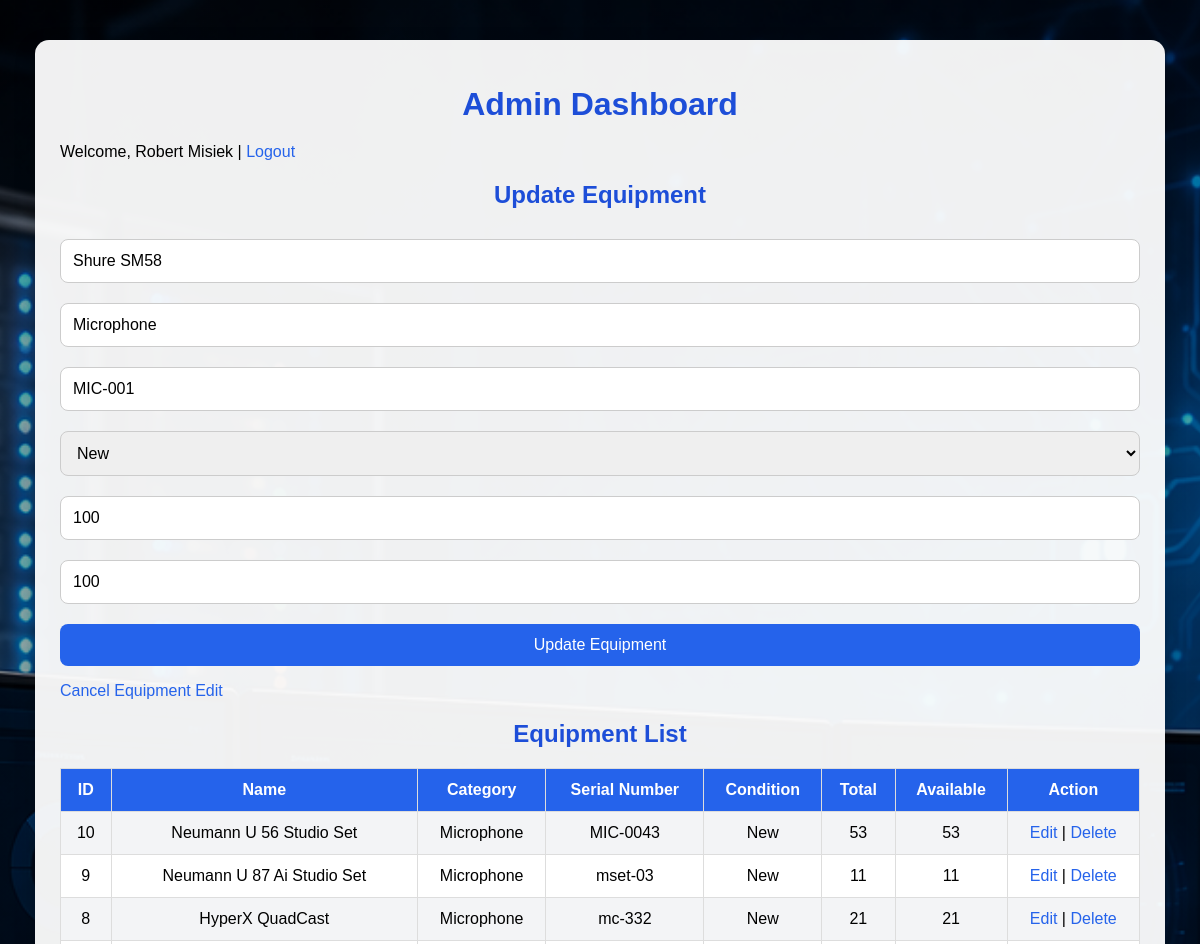
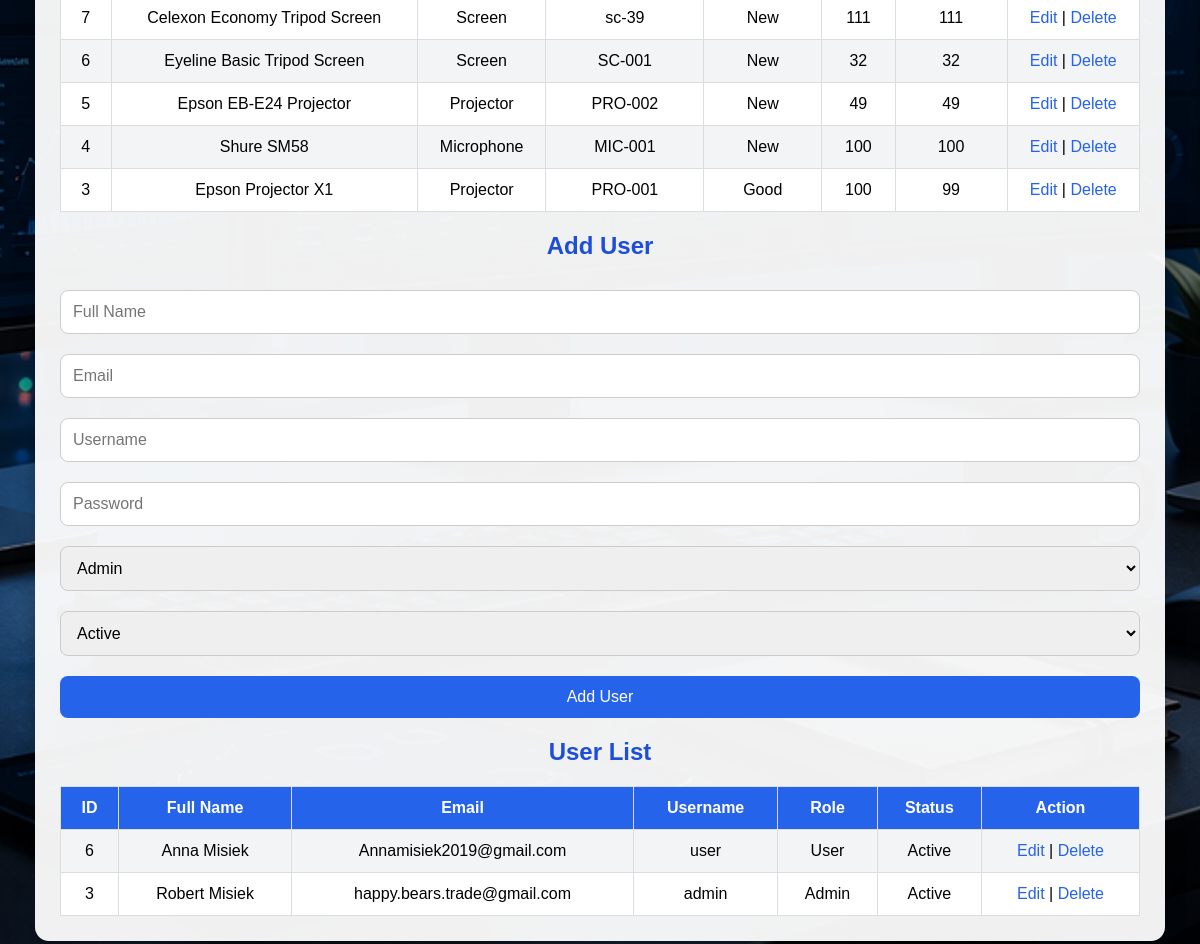
Page /admin_dashboard.php?edit_equipment=4 (signed in) on the committed database (2 pictures, top to bottom).
### tables this page shows
CREATE TABLE `equipment` (
  `equipment_id` int(11) NOT NULL,
  `name` varchar(100) NOT NULL,
  `category` varchar(100) NOT NULL,
  `serial_number` varchar(100) NOT NULL,
  `condition_status` enum('New','Good','Damaged','Needs Service') NOT NULL DEFAULT 'Good',
  `total_quantity` int(11) NOT NULL DEFAULT 1,
  `available_quantity` int(11) NOT NULL DEFAULT 1,
  `created_at` timestamp NOT NULL DEFAULT current_timestamp()
);

CREATE TABLE `users` (
  `user_id` int(11) NOT NULL,
  `full_name` varchar(100) NOT NULL,
  `email` varchar(100) NOT NULL,
  `username` varchar(50) NOT NULL,
  `password` varchar(255) NOT NULL,
  `role` enum('Admin','User') NOT NULL,
  `status` enum('Active','Inactive') NOT NULL DEFAULT 'Active',
  `created_at` timestamp NOT NULL DEFAULT current_timestamp()
);

### admin_dashboard.php (the view, shortened to what this page needs)
<?php
include("config.php");
function escape($value) {
    return htmlspecialchars((string)$value, ENT_QUOTES, 'UTF-8');
}
$edit_equipment = null;
if (isset($_GET['edit_equipment'])) {
    $equipment_id = (int) $_GET['edit_equipment'];
    $result = mysqli_query($conn, "SELECT * FROM equipment WHERE equipment_id = $equipment_id");
    $edit_equipment = mysqli_fetch_assoc($result);
}
$edit_user = null;
$equipment_result = mysqli_query($conn, "SELECT * FROM equipment ORDER BY equipment_id DESC");
$users_result = mysqli_query($conn, "SELECT * FROM users ORDER BY user_id DESC");
?>
<!DOCTYPE html>
<html lang="en">
<head>
    <link rel="stylesheet" href="style.css">
</head>
<body class="admin-page">
<div class="table-container">
    <h1>Admin Dashboard</h1>
    <p>Welcome, <?php echo escape($_SESSION["full_name"]); ?> | <a href="logout.php">Logout</a></p>
    <h2><?php echo $edit_equipment ? "Update Equipment" : "Add Equipment"; ?></h2>
    <form method="POST" action="admin_dashboard.php">
        <input type="text" name="name" placeholder="Equipment Name" required
               value="<?php echo $edit_equipment ? escape($edit_equipment['name']) : ''; ?>">
        <input type="text" name="category" placeholder="Category" required
               value="<?php echo $edit_equipment ? escape($edit_equipment['category']) : ''; ?>">
        <input type="text" name="serial_number" placeholder="Serial Number" required
               value="<?php echo $edit_equipment ? escape($edit_equipment['serial_number']) : ''; ?>">
        <select name="condition_status" required>
            <option value="New" <?php if ($edit_equipment && $edit_equipment['condition_status'] == 'New') echo 'selected'; ?>>New</option>
        </select>
        <input type="number" name="total_quantity" min="1" placeholder="Total Quantity" required
               value="<?php echo $edit_equipment ? (int)$edit_equipment['total_quantity'] : ''; ?>">
        <input type="number" name="available_quantity" min="0" placeholder="Available Quantity"
               value="<?php echo $edit_equipment ? (int)$edit_equipment['available_quantity'] : ''; ?>">
        <?php if ($edit_equipment): ?>
            <button type="submit" name="update_equipment">Update Equipment</button>
            <p><a href="admin_dashboard.php">Cancel Equipment Edit</a></p>
        <?php else: ?>
            <button type="submit" name="add_equipment">Add Equipment</button>
        <?php endif; ?>
    </form>
    <h2>Equipment List</h2>
    <table>
        <tr>
            <th>ID</th>
            <th>Name</th>
            <th>Category</th>
            <th>Serial Number</th>
            <th>Condition</th>
            <th>Total</th>
            <th>Available</th>
            <th>Action</th>
        </tr>
        <?php while ($row = mysqli_fetch_assoc($equipment_result)): ?>
            <tr>
                <td><?php echo (int)$row['equipment_id']; ?></td>
                <td><?php echo escape($row['name']); ?></td>
                <td><?php echo escape($row['category']); ?></td>
                <td><?php echo escape($row['serial_number']); ?></td>
                <td><?php echo escape($row['condition_status']); ?></td>
                <td><?php echo (int)$row['total_quantity']; ?></td>
                <td><?php echo (int)$row['available_quantity']; ?></td>
                <td>
                    <a href="admin_dashboard.php?edit_equipment=<?php echo (int)$row['equipment_id']; ?>">Edit</a> |
                    <a href="admin_dashboard.php?delete_equipment=<?php echo (int)$row['equipment_id']; ?>"
                       onclick="return confirm('Are you sure you want to delete this equipment?')">Delete</a>
                </td>
            </tr>
        <?php endwhile; ?>
    </table>
    <h2><?php echo $edit_user ? "Update User" : "Add User"; ?></h2>
    <form method="POST" action="admin_dashboard.php">
        <input type="text" name="full_name" placeholder="Full Name" required
               value="<?php echo $edit_user ? escape($edit_user['full_name']) : ''; ?>">
        <input type="email" name="email" placeholder="Email" required
               value="<?php echo $edit_user ? escape($edit_user['email']) : ''; ?>">
        <input type="text" name="username" placeholder="Username" required
               value="<?php echo $edit_user ? escape($edit_user['username']) : ''; ?>">
        <input type="password" name="password"
               placeholder="<?php echo $edit_user ? 'Leave blank to keep current password' : 'Password'; ?>"
               <?php echo $edit_user ? '' : 'required'; ?>>
        <select name="role" required>
            <option value="Admin" <?php if ($edit_user && $edit_user['role'] == 'Admin') echo 'selected'; ?>>Admin</option>
        </select>
        <select name="status" required>
            <option value="Active" <?php if ($edit_user && $edit_user['status'] == 'Active') echo 'selected'; ?>>Active</option>
        </select>
        <?php if ($edit_user): ?>
            <button type="submit" name="update_user">Update User</button>
            <p><a href="admin_dashboard.php">Cancel User Edit</a></p>
        <?php else: ?>
            <button type="submit" name="add_user">Add User</button>
        <?php endif; ?>
    </form>
    <h2>User List</h2>
    <table>
        <tr>
            <th>ID</th>
            <th>Full Name</th>
            <th>Email</th>
            <th>Username</th>
            <th>Role</th>
            <th>Status</th>
            <th>Action</th>
        </tr>
        <?php while ($row = mysqli_fetch_assoc($users_result)): ?>
            <tr>
                <td><?php echo (int)$row['user_id']; ?></td>
                <td><?php echo escape($row['full_name']); ?></td>
                <td><?php echo escape($row['email']); ?></td>
                <td><?php echo escape($row['username']); ?></td>
                <td><?php echo escape($row['role']); ?></td>
                <td><?php echo escape($row['status']); ?></td>
                <td>
                    <a href="admin_dashboard.php?edit_user=<?php echo (int)$row['user_id']; ?>">Edit</a> |
                    <a href="admin_dashboard.php?delete_user=<?php echo (int)$row['user_id']; ?>"
                       onclick="return confirm('Are you sure you want to delete this user?')">Delete</a>
                </td>
            </tr>
        <?php endwhile; ?>
    </table>
</div>
</body>
</html>

### style.css (style rules this page uses)
body { margin: 0; padding: 0; min-height: 100vh; font-family: Arial, sans-serif; background-size: cover; background-position: center; background-repeat: no-repeat; }
body.admin-page { background-image: linear-gradient(rgba(0,0,0,0.35), rgba(0,0,0,0.35)), url('images/admin.png'); }
.table-container { width: 90%; max-width: 1100px; margin: 40px auto; background: rgba(255,255,255,0.94); padding: 25px; border-radius: 14px; box-shadow: 0 8px 20px rgba(0,0,0,0.25); }
h1, h2, h3 { text-align: center; color: #1d4ed8; margin-bottom: 20px; }
input, select { width: 100%; padding: 12px; margin: 10px 0; border: 1px solid #ccc; border-radius: 8px; box-sizing: border-box; font-size: 16px; }
button, .btn { display: inline-block; width: 100%; padding: 12px; margin-top: 10px; background: #2563eb; color: white; border: none; border-radius: 8px; text-decoration: none; font-size: 16px; cursor: pointer; box-sizing: border-box; text-align: center; }
a { color: #2563eb; text-decoration: none; }
table { width: 100%; border-collapse: collapse; margin-top: 20px; background: white; }
table th, table td { border: 1px solid #ddd; padding: 12px; text-align: center; }
table th { background: #2563eb; color: white; }
table tr:nth-child(even) { background: #f3f4f6; }

### rows in the picture
equipment: name "Shure SM58", category "Microphone", serial_number "MIC-001", condition_status "New", total_quantity "100", available_quantity "100", equipment_id "4"
equipment: equipment_id "10", name "Neumann U 56 Studio Set", category "Microphone", serial_number "MIC-0043", condition_status "New", total_quantity "53", available_quantity "53"
equipment: equipment_id "9", name "Neumann U 87 Ai Studio Set", category "Microphone", serial_number "mset-03", condition_status "New", total_quantity "11", available_quantity "11"
equipment: equipment_id "8", name "HyperX QuadCast", category "Microphone", serial_number "mc-332", condition_status "New", total_quantity "21", available_quantity "21"
equipment: equipment_id "7", name "Celexon Economy Tripod Screen", category "Screen", serial_number "sc-39", condition_status "New", total_quantity "111", available_quantity "111"
equipment: equipment_id "6", name "Eyeline Basic Tripod Screen", category "Screen", serial_number "SC-001", condition_status "New", total_quantity "32", available_quantity "32"
equipment: equipment_id "5", name "Epson EB-E24 Projector", category "Projector", serial_number "PRO-002", condition_status "New", total_quantity "49", available_quantity "49"
equipment: equipment_id "3", name "Epson Projector X1", category "Projector", serial_number "PRO-001", condition_status "Good", total_quantity "100", available_quantity "99"
users: user_id "6", full_name "Anna Misiek", email "Annamisiek2019@gmail.com", username "user", role "User", status "Active"
users: user_id "3", full_name "Robert Misiek", email "happy.bears.trade@gmail.com", username "admin", role "Admin", status "Active"

### other values in the picture
$_SESSION["full_name"] "Robert Misiek"
